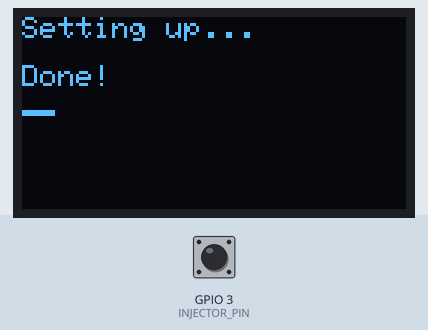
Simulated run of this sketch. Board: ESP8266 (NodeMCU). Parts: 128×64 one-colour display. Inputs (shaded band) come from the test bench; at power-on: GPIO 3 (INJECTOR_PIN) HIGH. What the sketch prints to the serial monitor is not drawn.

Above: at 1.2 s.
1.3 s: GPIO 3 (INJECTOR_PIN) pulled LOW for 0.15 s
At 1.4 s:
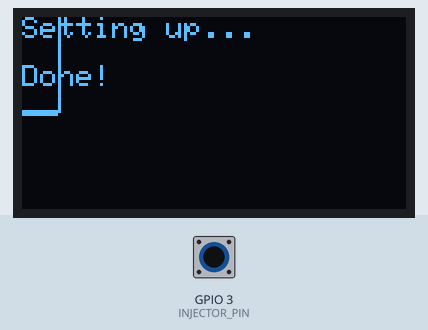
2.0 s: GPIO 3 (INJECTOR_PIN) pulled LOW for 1 s
At 2.1 s:
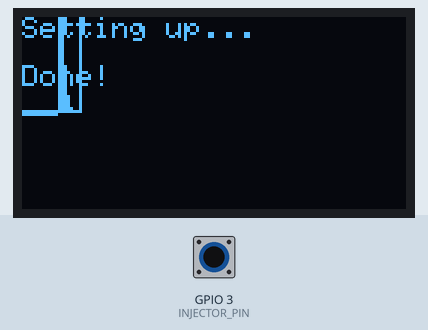
3.6 s: GPIO 3 (INJECTOR_PIN) pulled LOW for 0.15 s
At 3.7 s:
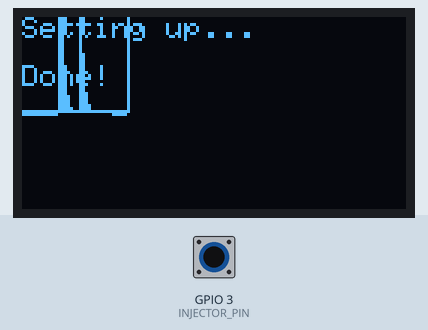
4.3 s: GPIO 3 (INJECTOR_PIN) pulled LOW for 1 s
At 4.4 s:
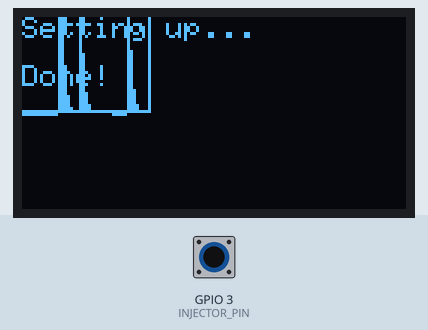

The sketch:

esp8266_oled.ino
```cpp
// Include the libraries for the display and the ESP8266
#include <Adafruit_GFX.h>
#include <Adafruit_SSD1306.h>
#include <ESP8266WiFi.h>

// Define the pins for the display and the injector signal
#define OLED_RESET 0  // GPIO0
#define INJECTOR_PIN 3 // GPIO5

// Create an object for the display
Adafruit_SSD1306 display(OLED_RESET);

// Declare some variables for the fuel consumption calculation
volatile unsigned long pulseStart = 0; // The start time of the current pulse in microseconds
volatile unsigned long totalPulseWidth = 0; // The total width of all pulses in the accumulation interval
float fuelConsumptionMLsec = 0; // The fuel consumption in milliliters per second
float fuelSmoothedMLsec = 0; // Smoothed fuel consumption
float injectorFlowRateMLmin = 200.0; // The injector flow rate in milliliters per minute

// Declare some variables for the rolling graph display
int graphX = 0; // The x coordinate of the graph
int graphY = 0; // The y coordinate of the graph
int graphWidth = 128; // The width of the graph
int graphHeight = 32; // The height of the graph
int graphScale = 10; // The scale factor of the graph

// Declare a flag variable to indicate when to update the display
volatile bool updateDisplay = false;

// This function is called when the injector signal changes state
void injectorISR() {
  // Check if the signal is high or low
  if (digitalRead(INJECTOR_PIN) == HIGH) {
    // If high, record the start time of the pulse
    pulseStart = micros();
  } else {
    // If low, calculate the pulse width and add it to the total
    totalPulseWidth += (micros() - pulseStart);
  }
}

// This function is called periodically by a timer interrupt
void timerISR() {
  static uint32_t last_micros = 0;
  uint32_t current_micros = micros();
  uint32_t duration = current_micros - last_micros;
  if (duration == 0) return;
  last_micros = current_micros;

  // totalPulseWidth is in microseconds.
  // injectorFlowRateMLmin is in ml/min. ml/sec = injectorFlowRateMLmin / 60.
  // fuelConsumptionMLsec in ml/sec = (totalPulseWidth / (float)duration) * (injectorFlowRateMLmin / 60.0);
  float instant_fuel = (totalPulseWidth / (float)duration) * (injectorFlowRateMLmin / 60.0);
  if (totalPulseWidth == 0) instant_fuel = 0;
  fuelConsumptionMLsec = instant_fuel;

  // Reset the total pulse width for the next interval
  totalPulseWidth = 0;

  // Set the flag variable to true to indicate that the display needs to be updated
  updateDisplay = true;
}

// This function initializes the display and sets up the interrupts
void setup() {

  // Initialize serial communication at 9600 baud rate
  Serial.begin(9600);

  // Initialize the display with I2C address 0x3C and reset pin OLED_RESET
  display.begin(SSD1306_SWITCHCAPVCC, 0x3C);

  // Clear the display buffer and set text size and color
  display.clearDisplay();
  display.setTextSize(1);
  display.setTextColor(WHITE);

  // Display a message on the screen while setting up
  display.setCursor(0,0);
  display.println("Setting up...");

   // Set up a timer interrupt to call timerISR every 0.1 second (80MHz/16/500000)
   timer1_attachInterrupt(timerISR);
   timer1_enable(TIM_DIV16, TIM_EDGE, TIM_LOOP);
   timer1_write(500000);

   // Set up a pin interrupt to call injectorISR on every change of state of INJECTOR_PIN
   pinMode(INJECTOR_PIN, INPUT_PULLUP);
   attachInterrupt(digitalPinToInterrupt(INJECTOR_PIN), injectorISR, CHANGE);

   // Display a message on the screen when done setting up
   display.setCursor(0,16);
   display.println("Done!");
   display.display();
}

// This function updates the display with the rolling graph of fuel consumption
void loop() {
  float fuel_copy;

  // Check if the flag variable is true
  if (updateDisplay) {
    noInterrupts();
    fuel_copy = fuelConsumptionMLsec;
    updateDisplay = false;
    interrupts();

    // Smooth the value
    fuelSmoothedMLsec = (fuelSmoothedMLsec * 0.7) + (fuel_copy * 0.3);
    if (fuel_copy == 0) fuelSmoothedMLsec *= 0.5;
    if (fuelSmoothedMLsec < 0.0001) fuelSmoothedMLsec = 0;

    Serial.print("Fuel: "); Serial.print(fuelSmoothedMLsec); Serial.println(" ml/sec");

    // Draw a line on the graph representing the fuel consumption
    display.drawLine(graphX, graphY + graphHeight - 1, graphX, graphY + graphHeight - (fuelSmoothedMLsec * graphScale), WHITE);

    // Increment the x coordinate of the graph and wrap around if necessary
    graphX++;
    if (graphX >= graphWidth) {
      graphX = 0;
      // Clear the display before drawing a new cycle of the graph
      display.clearDisplay();
      display.display();
    }

    // Update the display with the new line
    display.display();

    }
}
```
